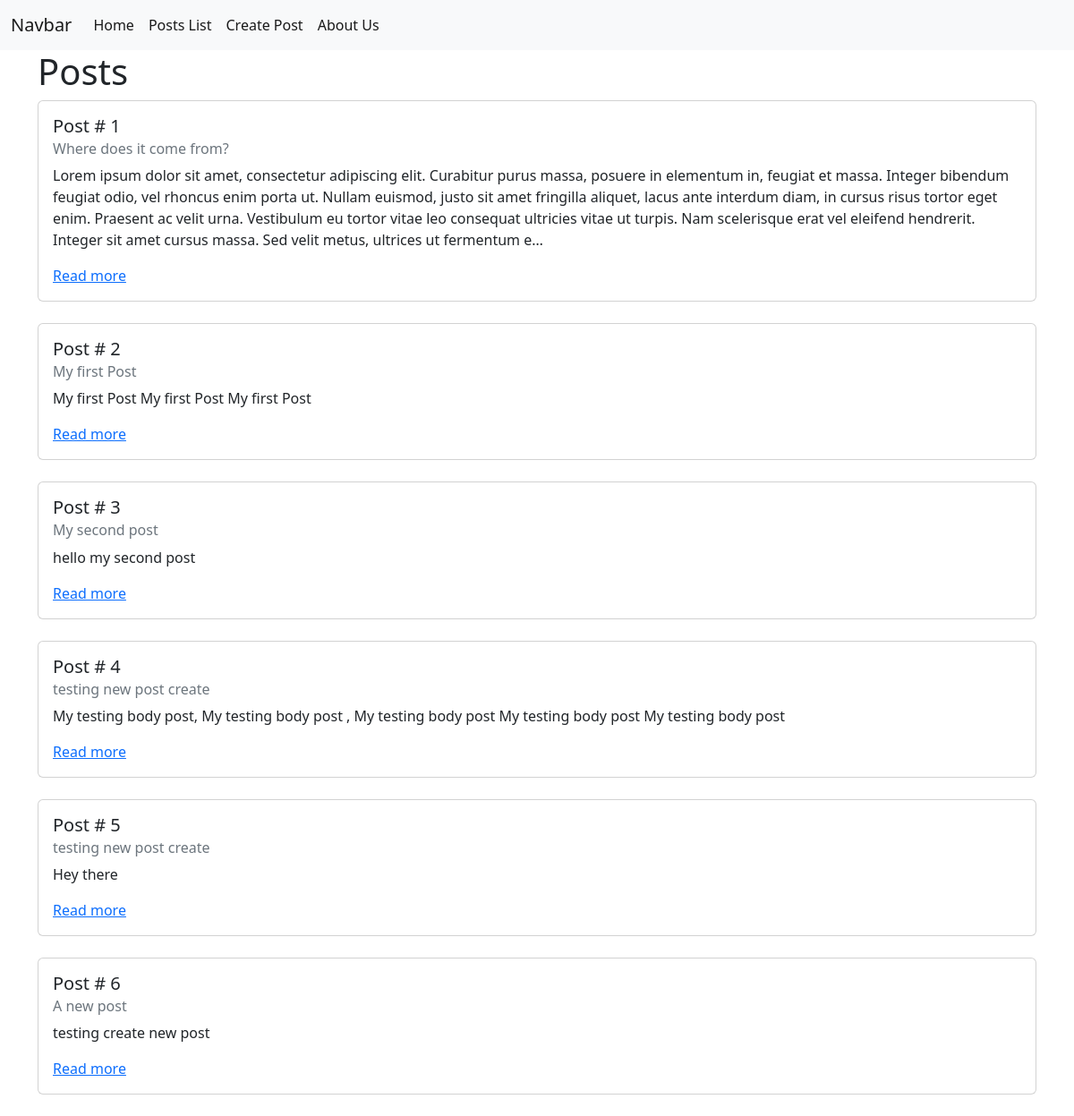
/posts/, run on the app's committed database.
### posts/models.py (models this page shows, shortened)
class Post(models.Model):
    title = models.CharField(max_length=256)
    body = models.TextField()
    crated_on = models.DateTimeField(auto_now_add=True)

### posts/views.py (the view)
# urls.py: path('', PostListView.as_view(), name='post_list'),
class PostListView(ListView):
    template_name = "posts/list.html"
    model = Post

### templates/posts/list.html (shortened to what this page needs)
{% extends 'base.html' %}
{% block content %}
<h1>Posts</h1>
{% for post in post_list %}
<div class="card">
    <div class="card-body">
        <h5 class="card-title">Post # {{ post.id }}</h5>
        <h6 class="card-subtitle mb-2 text-muted">{{ post.title }}</h6>
        <p class="card-text">{{ post.body|truncatechars:500 }}</p>
        <a href="{% url 'post_detail' post.id %}" class="card-link">Read more</a>
    </div>
</div>
<br />
{% endfor %}
{% endblock content %}

### templates/base.html (shortened to what this page needs)
<!DOCTYPE html>
<html lang="en">
<head>
    <link href="https://cdn.jsdelivr.net/npm/bootstrap@5.2.0-beta1/dist/css/bootstrap.min.css"
        rel="stylesheet"
>
    <link rel="stylesheet" href="/static/css/base.css">
</head>
<body>
    <nav class="navbar navbar-expand-lg bg-light">
        <div class="container-fluid">
          <a class="navbar-brand" href="{% url 'home' %}">Navbar</a>
          <div class="collapse navbar-collapse" id="navbarNav">
            <ul class="navbar-nav">
              <li class="nav-item">
                <a class="nav-link active" aria-current="page" href="{% url 'home' %}">Home</a>
              </li>
              <li class="nav-item">
                <a class="nav-link active" aria-current="page" href="{% url 'post_list' %}">Posts List </a>
              </li>
              <li class="nav-item">
                <a class="nav-link active" aria-current="page" href="{% url 'post_new' %}">Create Post </a>
              </li>
              <li class="nav-item">
                <a class="nav-link active" aria-current="page" href="{% url 'about' %}">About Us</a>
              </li>
            </ul>
          </div>
        </div>
    </nav>
    <div class="container">
        {% block content %}
        {% endblock content %}
    </div>
</body>
</html>

### data on the page
Post: id "1", title "Where does it come from?", body "Lorem ipsum dolor sit amet, consectetur adipiscing elit. Curabitur purus massa, posuere in elementum in, feugiat et massa. Integer bibendum feugiat odio, vel rhoncus enim porta ut. Nullam euismod, justo sit amet fringilla aliquet, lacus ante interdum diam, in cursus risus tortor eget enim. Praesent ac velit urna. Vestibulum eu tortor vitae leo consequat ultricies vitae ut turpis. Nam scelerisque erat vel eleifend hendrerit. Integer sit amet cursus massa. Sed velit metus, ultrices ut fermentum e…"
Post: id "2", title "My first Post", body "My first Post My first Post My first Post"
Post: id "3", title "My second post", body "hello my second post"
Post: id "4", title "testing new post create", body "My testing body post, My testing body post , My testing body post My testing body post My testing body post"
Post: id "5", title "testing new post create", body "Hey there"
Post: id "6", title "A new post", body "testing create new post"
